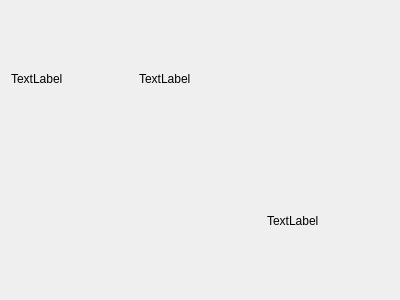
<?xml version="1.0" encoding="UTF-8"?>
<ui version="4.0">
 <class>Form</class>
 <widget class="QWidget" name="Form">
  <property name="geometry">
   <rect>
    <x>0</x>
    <y>0</y>
    <width>400</width>
    <height>300</height>
   </rect>
  </property>
  <property name="windowTitle">
   <string>Form</string>
  </property>
  <layout class="QGridLayout" name="gridLayout">
   <item row="0" column="0">
    <widget class="QLabel" name="label">
     <property name="text">
      <string>TextLabel</string>
     </property>
    </widget>
   </item>
   <item row="0" column="1">
    <widget class="QLabel" name="label_3">
     <property name="text">
      <string>TextLabel</string>
     </property>
    </widget>
   </item>
   <item row="1" column="2">
    <widget class="QLabel" name="label_2">
     <property name="text">
      <string>TextLabel</string>
     </property>
    </widget>
   </item>
  </layout>
 </widget>
 <resources/>
 <connections/>
</ui>
